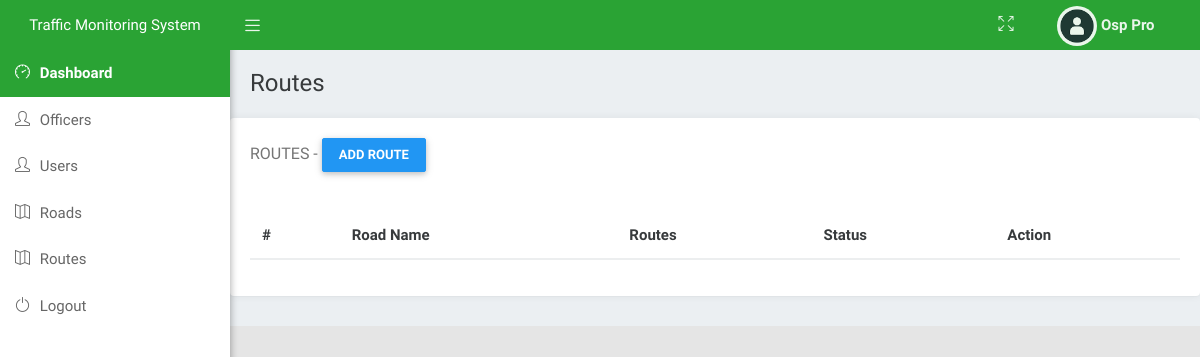
/dashboard?routes (signed in), run on an earlier commit of the app's database.
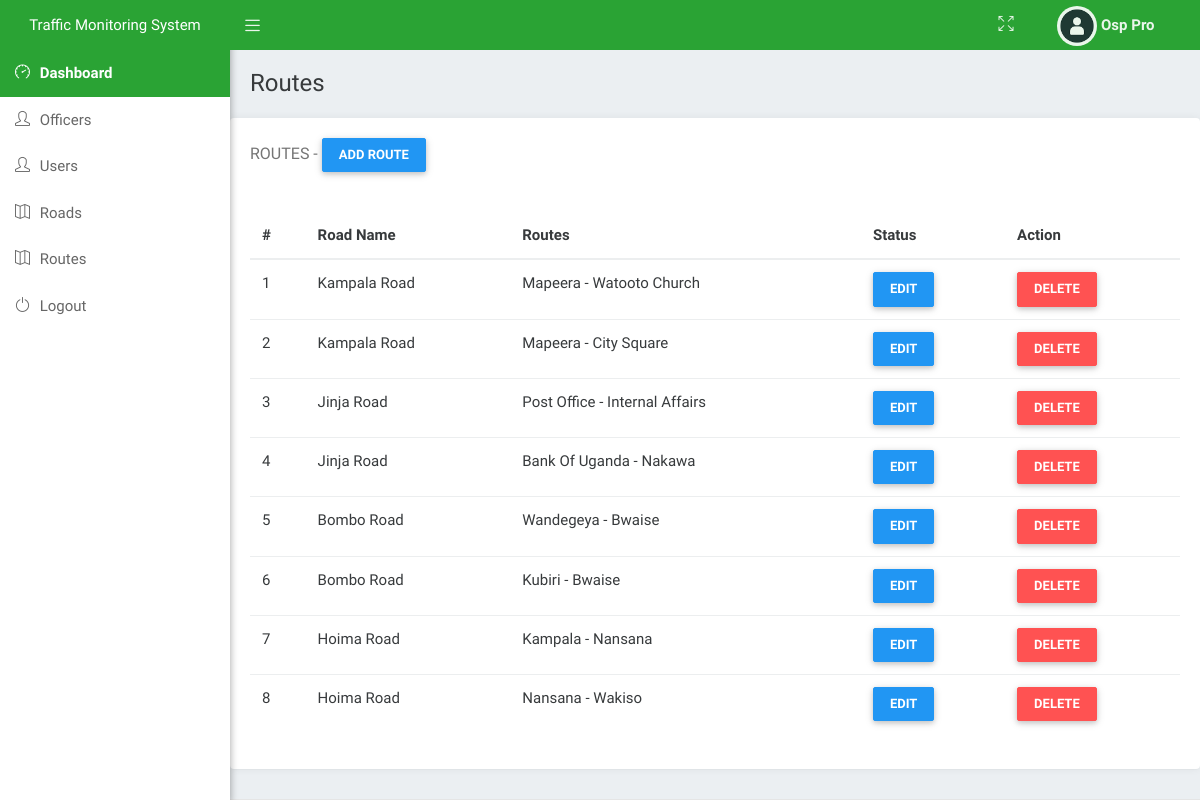
And on a later commit of the database.
### tables this page shows
CREATE TABLE `routes` (
  `rid` int(11) NOT NULL,
  `road_id` int(11) NOT NULL,
  `fromm` varchar(100) NOT NULL,
  `too` varchar(100) NOT NULL,
  `status` varchar(100) NOT NULL
);

CREATE TABLE `roads` (
  `road_id` int(11) NOT NULL,
  `road_name` varchar(200) NOT NULL
);

### dashboard/index.php (the view, shortened to what this page needs)
<?php include 'header.php';
if ($role == 'admin') {
   if (isset($_REQUEST['officers'])) { ?>
   <div class="content-wrapper">
      <div class="container-fluid">
         <div class="row">
            <div class="main-header">
               <h4>Traffic Officers / Admins</h4>
            </div>
         </div>
         <div class="row dashboard-header">
             <div class="card">
               <div class="card-header">
                  <h5 class="card-header-text">Officers / Admins  - <a href="#addofficer" class="btn btn-primary" data-toggle="modal">Add Officer</a></h5>
               </div>
               <div class="card-block">
                  <div class="row">
                     <div class="col-sm-12 table-responsive">
                        <table class="table table-hover">
                           <thead>
                              <tr>
                                 <th>#</th>
                                 <th>FullName</th>
                                 <th>Phone</th>
                                 <th>Email</th>
                                 <th>Role</th>
                                 <th>Date Registered</th>
                                 <th>Action</th>
                              </tr>
                           </thead>
                           <tbody>
                           <?php $users = $dbh->query("SELECT * FROM users WHERE role ='admin' ORDER BY userid DESC ");
                           $x = 1;
                           while($rx = $users->fetch(PDO::FETCH_OBJ)){ ?>
                              <tr>
                                 <td><?=$x++; ?></td>
                                 <td><?=$rx->fullname; ?></td>
                                 <td><?=$rx->phone; ?></td>
                                 <td><?=$rx->email; ?></td>
                                 <td><?=$rx->role; ?></td>
                                 <td><?=$rx->date_registered; ?></td>
                                 <td>
                                    <a href="#edit-user<?=$rx->userid; ?>" data-toggle="modal" class="btn btn-primary">Edit</a>
                                    <a onclick="return confirm('Do you really want to delete this officer?. '); " href="?delete-user=<?=$rx->userid; ?>" class="btn btn-danger">Delete</a>
                                 </td>
                              </tr>
                           <?php include 'edit-user.php'; } ?>
                           </tbody>
                        </table>
                     </div>
                  </div>
               </div>
            </div>
         </div>
      </div>
   </div>
   <?php }elseif (isset($_REQUEST['delete-user'])) {
      dbDelete('users','userid',$_REQUEST['delete-user']);
      redirect_page('?users'); ?>
   <?php }elseif (isset($_REQUEST['delete-road'])) {
      dbDelete('roads','road_id',$_REQUEST['delete-road']);
      redirect_page('?roads'); ?>
   <?php }elseif (isset($_REQUEST['routes'])) { ?>
      <div class="content-wrapper">
      <div class="container-fluid">
         <div class="row">
            <div class="main-header">
               <h4>Routes</h4>
            </div>
         </div>
         <div class="row dashboard-header">
             <div class="card">
               <div class="card-header">
                  <h5 class="card-header-text">Routes - <a href="#addroute" data-toggle="modal" class="btn btn-primary">Add Route</a></h5>
               </div>
               <div class="card-block">
                  <div class="row">
                     <div class="col-sm-12 table-responsive">
                        <table class="table table-hover">
                           <thead>
                              <tr>
                                 <th>#</th>
                                 <th>Road Name</th>
                                 <th>Routes</th>
                                 <th>Status</th>
                                 <th>Action</th>
                              </tr>
                           </thead>
                           <tbody>
                           <?php $roads_routes = $dbh->query("SELECT * FROM roads r, routes t WHERE r.road_id = t.road_id ");
                           $x = 1;
                           while($rx = $roads_routes->fetch(PDO::FETCH_OBJ)){ ?>
                              <tr>
                                 <td><?=$x++; ?></td>
                                 <td><?=$rx->road_name; ?></td>
                                 <td><?=$rx->fromm.' - '.$rx->too; ?></td>
                                 <td><a href="#edit-route<?=$rx->rid; ?>" data-toggle="modal" class="btn btn-primary">Edit</a></td>
                                 <td><a onclick="return confirm('Do you really want to delete this Road?. '); " href="?delete-road=<?=$rx->road_id; ?>" class="btn btn-danger">Delete</a></td>
                              </tr>
                           <?php include 'edit-route.php'; } ?>
                           </tbody>
                        </table>
                     </div>
                  </div>
               </div>
            </div>
         </div>
      </div>
   </div>
   <?php }elseif (isset($_REQUEST[''])) { ?>
   <?php }elseif (isset($_REQUEST[''])) { ?>
   <?php }elseif (isset($_REQUEST[''])) { ?>
   <?php }elseif (isset($_REQUEST[''])) { ?>
   <?php }elseif (isset($_REQUEST[''])) { ?>
   <?php }elseif (isset($_REQUEST[''])) { ?>
<?php } ?>
<?php } ?>
<?php include 'footer.php'; ?>

### dashboard/header.php (shortened to what this page needs)
<?php
include '../root/process.php';
if (empty($_SESSION['userid'])) {
    header("Location: ".SITE_URL.'/login');
}else{
    $role = $_SESSION['role'];
    $fullname   = $_SESSION['fullname'];
}
?>
<!DOCTYPE html>
<html lang="en">
<head>
   <link rel="stylesheet" type="text/css" href="assets/icon/themify-icons/themify-icons.css">
   <link rel="stylesheet" type="text/css" href="assets/icon/icofont/css/icofont.css">
   <link rel="stylesheet" type="text/css" href="assets/icon/simple-line-icons/css/simple-line-icons.css">
   <link rel="stylesheet" type="text/css" href="assets/plugins/bootstrap/css/bootstrap.min.css">
   <link rel="stylesheet" href="assets/plugins/chartist/dist/chartist.css" type="text/css" media="all">
   <link href="assets/css/svg-weather.css" rel="stylesheet">
   <link rel="stylesheet" type="text/css" href="assets/css/main.css">
   <link rel="stylesheet" type="text/css" href="assets/css/responsive.css">
</head>
<body class="sidebar-mini fixed">
   <div class="wrapper">
      <header class="main-header-top hidden-print">
         <a href="<?=HOME_URL; ?>" class="logo">
            Traffic Monitoring System
        </a>
         <nav class="navbar navbar-static-top">
            <a href="#!" data-toggle="offcanvas" class="sidebar-toggle"></a>
            <div class="navbar-custom-menu f-right">
               <ul class="top-nav">
                  <li class="pc-rheader-submenu">
                     <a href="#!" class="drop icon-circle" onclick="javascript:toggleFullScreen()">
                        <i class="icon-size-fullscreen"></i>
                     </a>
                  </li>
                  <li class="dropdown">
                     <a href="#!" data-toggle="dropdown" role="button" aria-haspopup="true" aria-expanded="false" class="dropdown-toggle drop icon-circle drop-image">
                        <span><img class="img-circle " src="../images/avatar.png" style="width:40px;" alt="User Image"></span>
                        <span><b><?=ucwords($fullname); ?></b> <i class=" icofont icofont-simple-down"></i></span>
                     </a>
                  </li>
               </ul>
            </div>
         </nav>
      </header>
      <aside class="main-sidebar hidden-print ">
         <section class="sidebar" id="sidebar-scroll">
            <ul class="sidebar-menu">
                <li class="active treeview">
                    <a class="waves-effect waves-dark" href="<?=HOME_URL; ?>">
                        <i class="icon-speedometer"></i><span> Dashboard</span>
                    </a>
                </li>
               <?php if ($role == 'admin') { ?>
                <li class="treeview">
                    <a class="waves-effect waves-dark" href="<?=HOME_URL; ?>?officers">
                        <i class="icon-user"></i><span> Officers</span>
                    </a>
                </li>
                <li class="treeview">
                    <a class="waves-effect waves-dark" href="<?=HOME_URL; ?>?users">
                        <i class="icon-user"></i><span> Users</span>
                    </a>
                </li>
                <?php } ?>
                <li class="treeview">
                    <a class="waves-effect waves-dark" href="<?=HOME_URL; ?>?roads">
                        <i class="icon-map"></i><span> Roads</span>
                    </a>
                </li>
                <li class="treeview">
                    <a class="waves-effect waves-dark" href="<?=HOME_URL; ?>?routes">
                        <i class="icon-map"></i><span> Routes</span>
                    </a>
                </li>
                <li class="treeview">
                    <a class="waves-effect waves-dark" onclick="return confirm('Do you really want to Logout?. '); " href="<?=SITE_URL; ?>/logout">
                        <i class="icon-power"></i><span> Logout</span>
                    </a>
                </li>
            </ul>
         </section>
      </aside>

### dashboard/footer.php (shortened to what this page needs)
   </div>
</body>
</html>

### dashboard/assets/css/generic-class.css (style rules this page uses)
.f-right { float: right !important; }

### dashboard/assets/css/menu.css (style rules this page uses)
.top-nav .dropdown-toggle:after { content: initial; }
.main-header-top { background-color: #2aa334; }
.main-header-top .navbar .top-nav > li > a { opacity: 0.9; color: #fff; }
.main-header-top .navbar .sidebar-toggle { color: #fff; opacity: 0.9; }
.main-header-top .logo { color: #fff; border-bottom: 0 solid transparent; }
.sidebar-menu > li > a { color: #666; }
.sidebar-menu > li.active > a { color: #fff; font-weight: 600; background: #2aa334; }
.fixed .main-header-top, .fixed .main-sidebar, .fixed .left-side { position: fixed; }
.fixed .main-header-top { top: 0; right: 0; left: 0; }
.fixed .content-wrapper { margin-top: 50px; }
.wrapper:before { content: " "; display: table; }
.wrapper:after { content: " "; clear: both; }
.content-wrapper { height: 100%; background-color: #ebeff2; margin-left: 230px; z-index: 820; -webkit-transition: all 0.3s ease-in-out; -moz-transition: all 0.3s ease-in-out; -ms-transition: all 0.3s ease-in-out; transition: all 0.3s ease-in-out; }
.main-header-top { position: relative; max-height: 50px; z-index: 1030; }
.main-header-top > .navbar { margin-bottom: 0; margin-left: 230px; border: none; max-height: 50px; border-radius: 0; padding: 0; background-color: #2aa334; }
.main-header-top .sidebar-toggle { float: left; background-color: transparent; background-image: none; padding: 15px; font-family: fontAwesome; position: relative; -webkit-transition: all 0.3s ease; -moz-transition: all 0.3s ease; -ms-transition: all 0.3s ease; transition: all 0.3s ease; max-height: 50px; }
.main-header-top .sidebar-toggle:before { font-family: 'simple-line-icons'; content: "\e601"; font-size: 15px; }
.main-header-top .logo { display: block; width: 230px; height: 50px; font-size: 15px; font-weight: 400; line-height: 50px; text-align: center; padding: 0 15px; float: left; overflow: hidden; }
.main-header-top .top-nav { list-style: none; padding-left: 0; display: inline-block; float: right; margin: 0 10px 0 0; }
.main-header-top .top-nav > li { display: inline-block; position: relative; }
.main-header-top .top-nav > li > a { padding: 15px 20px; line-height: 50px; opacity: 0.9; }
.main-sidebar { position: absolute; top: 0; left: 0; background: #fff; padding-top: 50px; min-height: 100vh; width: 230px; z-index: 810; -webkit-box-shadow: 1px 3px 7px rgba(0, 0, 0, 0.3); box-shadow: 1px 3px 7px rgba(0, 0, 0, 0.3); -webkit-transition: transform 0.3s ease-in-out, width 0.3s ease-in-out; -moz-transition: transform 0.3s ease-in-out, width 0.3s ease-in-out; -ms-transition: transform 0.3s ease-in-out, width 0.3s ease-in-out; transition: transform 0.3s ease-in-out, width 0.3s ease-in-out; }
.sidebar { padding-bottom: 10px; font-size: 16px; }
.sidebar-menu { list-style: none; margin: 0; padding: 0; white-space: nowrap; overflow: hidden; }
.sidebar-menu > li { position: relative; margin: 0; padding: 0; }
.sidebar-menu > li > a { padding: 12px 5px 12px 15px; display: block; position: relative; font-size: 15px; background-color: #fff; }
.sidebar-menu > li > a > i { padding-right: 6px; display: inline; }

What changed in the data, as far as the page shows it:
added routes: road.road_name "Kampala Road", fromm "Mapeera", too "Watooto Church"
added routes: road.road_name "Kampala Road", fromm "Mapeera", too "City Square"
added routes: road.road_name "Jinja Road", fromm "Post Office", too "Internal Affairs"
added routes: road.road_name "Jinja Road", fromm "Bank Of Uganda", too "Nakawa"
added routes: road.road_name "Bombo Road", fromm "Wandegeya", too "Bwaise"
added routes: road.road_name "Bombo Road", fromm "Kubiri", too "Bwaise"
added routes: road.road_name "Hoima Road", fromm "Kampala", too "Nansana"
added routes: road.road_name "Hoima Road", fromm "Nansana", too "Wakiso"
